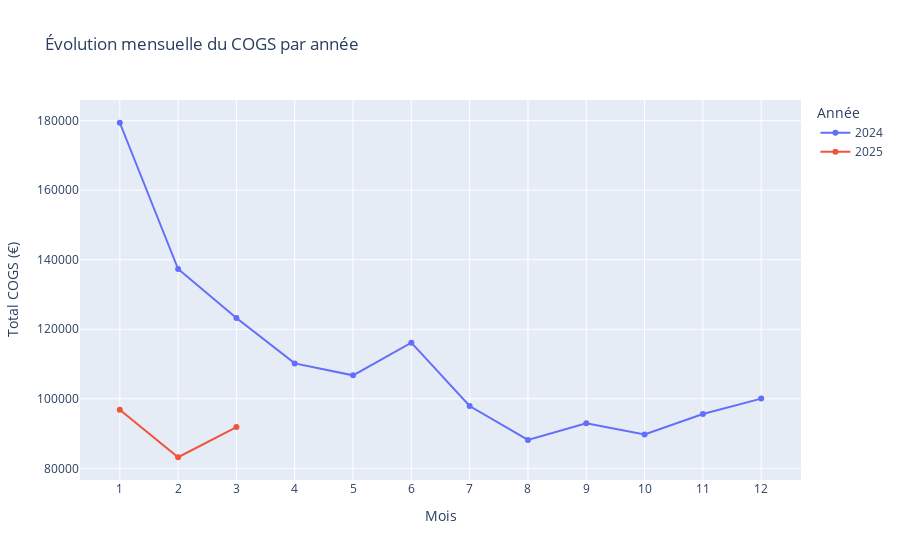

The code cell stored with this chart in its notebook:
### Code cell
# Agréger les COGS par mois et année
cogs_by_month = df.groupby(['annee', 'mois'])['COGS'].sum().reset_index()

# Graphique interactif
fig = px.line(
    cogs_by_month,
    x='mois',
    y='COGS',
    color='annee',
    markers=True,
    labels={'mois': 'Mois', 'COGS': 'Total COGS (€)', 'annee': 'Année'},
    title='Évolution mensuelle du COGS par année'
)

fig.update_layout(
    xaxis=dict(dtick=1),
    yaxis=dict(tickformat=".0f"),
    legend_title_text='Année'
)

fig.show()

### Figure 1 — Plotly figure (JSON) as saved in the notebook; plotly's stock layout.template omitted (floating-point values rounded to 4 significant figures)
{"data": [{"hovertemplate": "Année=2024<br>Mois=%{x}<br>Total COGS (€)=%{y}<extra></extra>", "legendgroup": "2024", "line": {"color": "#636efa", "dash": "solid"}, "marker": {"symbol": "circle"}, "mode": "lines+markers", "name": "2024", "orientation": "v", "showlegend": true, "type": "scatter", "x": [1, 2, 3, 4, 5, 6, 7, 8, 9, 10, 11, 12], "xaxis": "x", "y": [179400.0, 137300.0, 123200.0, 110200.0, 106700.0, 116100.0, 97920.0, 88170.0, 92970.0, 89720.0, 95630.0, 100056], "yaxis": "y"}, {"hovertemplate": "Année=2025<br>Mois=%{x}<br>Total COGS (€)=%{y}<extra></extra>", "legendgroup": "2025", "line": {"color": "#EF553B", "dash": "solid"}, "marker": {"symbol": "circle"}, "mode": "lines+markers", "name": "2025", "orientation": "v", "showlegend": true, "type": "scatter", "x": [1, 2, 3], "xaxis": "x", "y": [96830.0, 83180.0, 91880.0], "yaxis": "y"}], "layout": {"legend": {"title": {"text": "Année"}, "tracegroupgap": 0}, "title": {"text": "Évolution mensuelle du COGS par année"}, "xaxis": {"anchor": "y", "domain": [0, 1], "dtick": 1, "title": {"text": "Mois"}}, "yaxis": {"anchor": "x", "domain": [0, 1], "tickformat": ".0f", "title": {"text": "Total COGS (€)"}}}}
